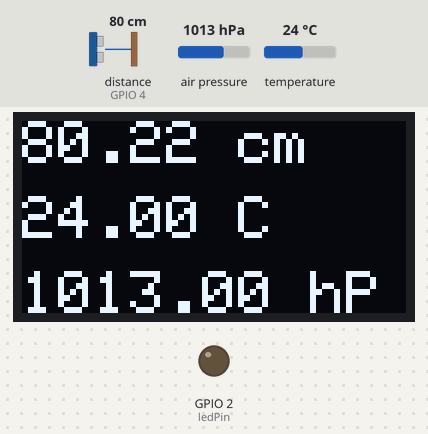
Simulated run of this sketch. Board: ESP32. Shown: 128×64 one-colour display, output pins drawn as LEDs (lit = HIGH). Wiring (inferred from the names in the program): ultrasonic range finder: trigger GPIO 5; echo GPIO 4. Inputs (shaded band) come from the test bench; at power-on: distance to the obstacle (sensor on GPIO 4) 80 cm, air pressure 1013 hPa, temperature 24 °C. The echo pulse lasts 58.3 µs per cm; pins used as bus, display or sensor lines are not drawn; what the sketch prints to the serial monitor is not drawn.

Above: at 2.8 s.
2.9 s: distance to the obstacle (sensor on GPIO 4) set to 11 cm
At 3.7 s:
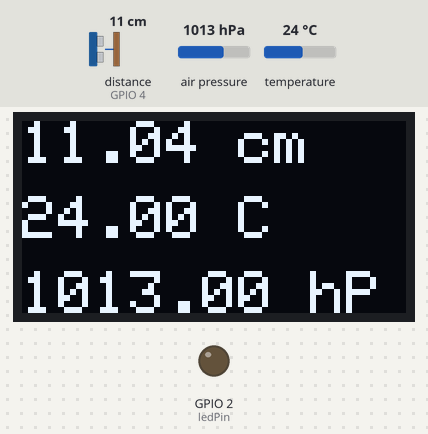
4.6 s: distance to the obstacle (sensor on GPIO 4) set to 8 cm
At 6.3 s:
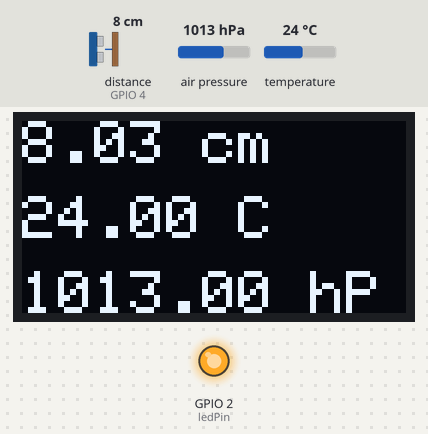
6.6 s: air pressure set to 952 hPa
At 7.9 s:
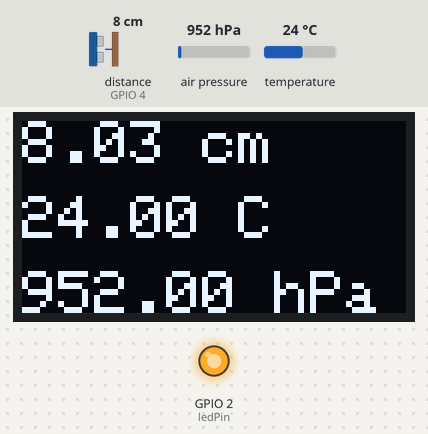
8.7 s: temperature set to 12 °C
At 10.5 s:
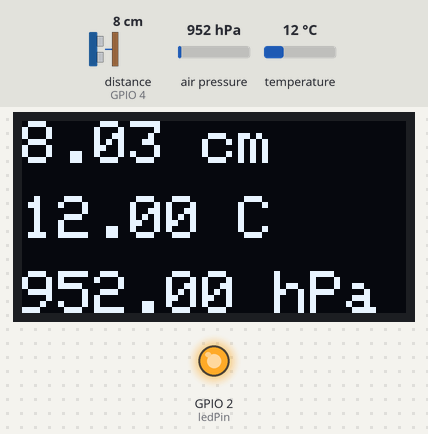
10.8 s: air pressure set to 975 hPa
At 12.1 s:
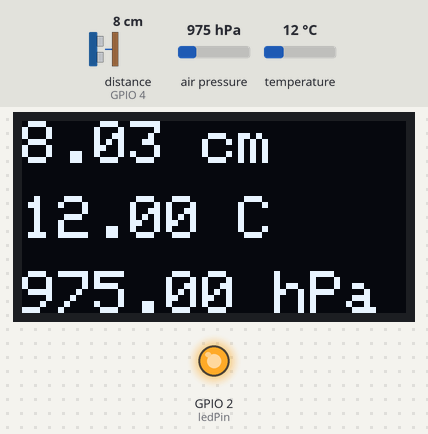
12.8 s: distance to the obstacle (sensor on GPIO 4) set to 2 cm
At 14.7 s:
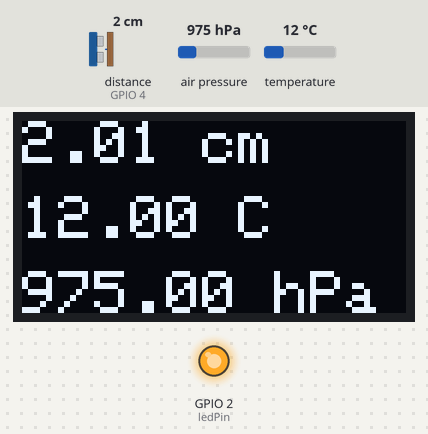
Timing chart, 0 to 15.9 s (numbered marks = the images above; inputs shaded):
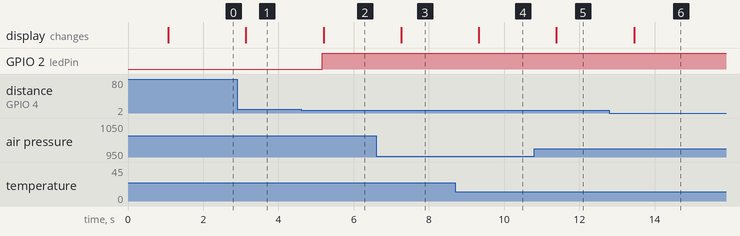

The sketch:

telemetroPLUS.ino
```cpp
#include <Wire.h>
#include <Adafruit_GFX.h>
#include <Adafruit_SSD1306.h>
#include <Adafruit_BMP085.h>

// Pines del sensor de ultrasonidos
#define trigPin 5 // D1
#define echoPin 4 // D2

// Pin diodo led
#define ledPin 2 //D4

// Pines sda y scl para la pantalla y el sensor de temperatura
#define sdaPin 13 // D7
#define sclPin 12 // D6

Adafruit_SSD1306 display(128, 64, &Wire, -1); // definicion del display de la pantalla OLED
Adafruit_BMP085 bmp;                          // definicion del sensor bmp

/********************************************************/

void setup() {
  Serial.begin(9600);

  pinMode ( ledPin, OUTPUT );
  pinMode ( trigPin, OUTPUT );
  pinMode(echoPin, INPUT);
  digitalWrite(trigPin, LOW);
  digitalWrite(ledPin, LOW);

  Wire.begin(sdaPin, sclPin);

  // Inicializar el sensor BMP180
  if (!bmp.begin()) {
    Serial.println("No se pudo encontrar el sensor BMP180");
    while (true);
  }

  //Inicializar la pantalla OLED
  if (!display.begin(SSD1306_SWITCHCAPVCC, 0x3C)) {
    Serial.println(F("No se pudo iniciar la pantalla OLED"));
    while (true);
  }
  display.clearDisplay();
}

void loop() {
  delay(1000);

  // Medida de la distancia
  digitalWrite(trigPin, HIGH);
  delayMicroseconds(10);
  digitalWrite(trigPin, LOW);
  float distancia = 0.0172*pulseIn(echoPin, HIGH);

  // Activacion del LED
  int led = distancia < 10 ? 1 : 0;  // 0=desactivado, 1=activado
  digitalWrite(ledPin, led);

  // Leer temperatura y la presion del BMP180
  float temperature = bmp.readTemperature();
  int32_t pressure = bmp.readPressure();

  // Mostrar los datos en la pantalla OLED
  display.clearDisplay();
  display.setTextSize(2);
  display.setTextColor(SSD1306_WHITE);
  display.setCursor(0, 0);
  display.print(distancia);
  display.print(" cm");
  display.setCursor(0, 25);
  display.print(temperature);
  display.println(" C");
  display.setCursor(0, 50);
  display.print(pressure / 100.0);
  display.println(" hPa");
  display.display();

  // Visualización por el puerto serie
  Serial.print("Distancia: ");
  Serial.println(distancia);
  Serial.print(" Temperatura: ");
  Serial.println(temperature);
  Serial.print(" Presion: ");
  Serial.println(pressure / 100.0);
}
```

Measured:
- the behaviour switches between 10 and 9 cm on distance to the obstacle (sensor on GPIO 4) (found by bisection; images 1 and 2)
- after the input at 2.9 s, the display: changes after 0.23 s (image 1)
- after the input at 4.6 s, GPIO 2 (ledPin): LOW → HIGH after 0.57 s; the display: changes after 0.60 s (image 2)
- after the input at 6.6 s, the display: changes after 0.66 s (image 3)
- after the input at 8.7 s, the display: changes after 0.63 s (image 4)
- after the input at 10.8 s, the display: changes after 0.59 s (image 5)
- after the input at 12.8 s, the display: changes after 0.66 s (image 6)
